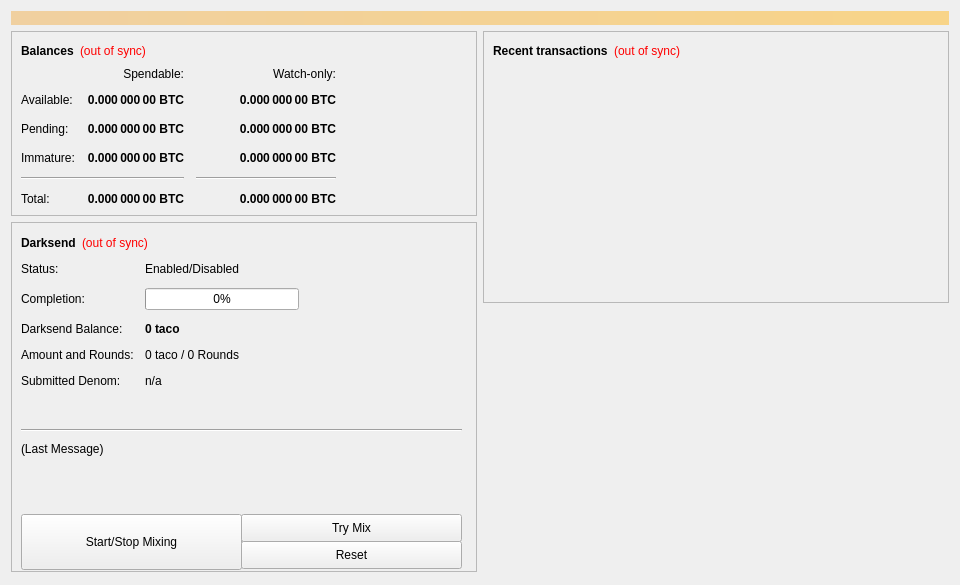
<?xml version="1.0" encoding="UTF-8"?>
<ui version="4.0">
 <class>OverviewPage</class>
 <widget class="QWidget" name="OverviewPage">
  <property name="geometry">
   <rect>
    <x>0</x>
    <y>0</y>
    <width>960</width>
    <height>585</height>
   </rect>
  </property>
  <property name="minimumSize">
   <size>
    <width>960</width>
    <height>0</height>
   </size>
  </property>
  <property name="windowTitle">
   <string>Form</string>
  </property>
  <layout class="QVBoxLayout" name="topLayout">
   <item>
    <widget class="QLabel" name="labelAlerts">
     <property name="visible">
      <bool>false</bool>
     </property>
     <property name="styleSheet">
      <string notr="true">background-color: qlineargradient(x1: 0, y1: 0, x2: 1, y2: 0, stop:0 #F0D0A0, stop:1 #F8D488); color:#000000;</string>
     </property>
     <property name="wordWrap">
      <bool>true</bool>
     </property>
     <property name="margin">
      <number>3</number>
     </property>
    </widget>
   </item>
   <item>
    <layout class="QHBoxLayout" name="horizontalLayout" stretch="1,1">
     <item>
      <layout class="QVBoxLayout" name="verticalLayout_2">
       <item>
        <widget class="QFrame" name="frame">
         <property name="frameShape">
          <enum>QFrame::StyledPanel</enum>
         </property>
         <property name="frameShadow">
          <enum>QFrame::Raised</enum>
         </property>
         <layout class="QVBoxLayout" name="verticalLayout_4">
          <item>
           <layout class="QHBoxLayout" name="horizontalLayout_4">
            <item>
             <widget class="QLabel" name="label_5">
              <property name="font">
               <font>
                <weight>75</weight>
                <bold>true</bold>
               </font>
              </property>
              <property name="text">
               <string>Balances</string>
              </property>
             </widget>
            </item>
            <item>
             <widget class="QLabel" name="labelWalletStatus">
              <property name="cursor">
               <cursorShape>WhatsThisCursor</cursorShape>
              </property>
              <property name="toolTip">
               <string>The displayed information may be out of date. Your wallet automatically synchronizes with the taco network after a connection is established, but this process has not completed yet.</string>
              </property>
              <property name="styleSheet">
               <string notr="true">QLabel { color: red; }</string>
              </property>
              <property name="text">
               <string notr="true">(out of sync)</string>
              </property>
              <property name="alignment">
               <set>Qt::AlignLeading|Qt::AlignLeft|Qt::AlignVCenter</set>
              </property>
             </widget>
            </item>
            <item>
             <spacer name="horizontalSpacer_3">
              <property name="orientation">
               <enum>Qt::Horizontal</enum>
              </property>
              <property name="sizeHint" stdset="0">
               <size>
                <width>40</width>
                <height>20</height>
               </size>
              </property>
             </spacer>
            </item>
           </layout>
          </item>
          <item>
           <layout class="QGridLayout" name="gridLayout">
            <property name="spacing">
             <number>12</number>
            </property>
            <item row="2" column="2">
             <widget class="QLabel" name="labelWatchPending">
              <property name="font">
               <font>
                <weight>75</weight>
                <bold>true</bold>
               </font>
              </property>
              <property name="cursor">
               <cursorShape>IBeamCursor</cursorShape>
              </property>
              <property name="toolTip">
               <string>Unconfirmed transactions to watch-only addresses</string>
              </property>
              <property name="text">
               <string notr="true">0.000 000 00 BTC</string>
              </property>
              <property name="alignment">
               <set>Qt::AlignRight|Qt::AlignTrailing|Qt::AlignVCenter</set>
              </property>
              <property name="textInteractionFlags">
               <set>Qt::LinksAccessibleByMouse|Qt::TextSelectableByKeyboard|Qt::TextSelectableByMouse</set>
              </property>
             </widget>
            </item>
            <item row="2" column="1">
             <widget class="QLabel" name="labelUnconfirmed">
              <property name="font">
               <font>
                <weight>75</weight>
                <bold>true</bold>
               </font>
              </property>
              <property name="cursor">
               <cursorShape>IBeamCursor</cursorShape>
              </property>
              <property name="toolTip">
               <string>Total of transactions that have yet to be confirmed, and do not yet count toward the spendable balance</string>
              </property>
              <property name="text">
               <string notr="true">0.000 000 00 BTC</string>
              </property>
              <property name="alignment">
               <set>Qt::AlignRight|Qt::AlignTrailing|Qt::AlignVCenter</set>
              </property>
              <property name="textInteractionFlags">
               <set>Qt::LinksAccessibleByMouse|Qt::TextSelectableByKeyboard|Qt::TextSelectableByMouse</set>
              </property>
             </widget>
            </item>
            <item row="3" column="2">
             <widget class="QLabel" name="labelWatchImmature">
              <property name="font">
               <font>
                <weight>75</weight>
                <bold>true</bold>
               </font>
              </property>
              <property name="cursor">
               <cursorShape>IBeamCursor</cursorShape>
              </property>
              <property name="toolTip">
               <string>Mined balance in watch-only addresses that has not yet matured</string>
              </property>
              <property name="text">
               <string notr="true">0.000 000 00 BTC</string>
              </property>
              <property name="alignment">
               <set>Qt::AlignRight|Qt::AlignTrailing|Qt::AlignVCenter</set>
              </property>
              <property name="textInteractionFlags">
               <set>Qt::LinksAccessibleByMouse|Qt::TextSelectableByKeyboard|Qt::TextSelectableByMouse</set>
              </property>
             </widget>
            </item>
            <item row="4" column="0" colspan="2">
             <widget class="Line" name="lineSpendableBalance">
              <property name="orientation">
               <enum>Qt::Horizontal</enum>
              </property>
             </widget>
            </item>
            <item row="4" column="2">
             <widget class="Line" name="lineWatchBalance">
              <property name="sizePolicy">
               <sizepolicy hsizetype="Preferred" vsizetype="Fixed">
                <horstretch>0</horstretch>
                <verstretch>0</verstretch>
               </sizepolicy>
              </property>
              <property name="minimumSize">
               <size>
                <width>140</width>
                <height>0</height>
               </size>
              </property>
              <property name="orientation">
               <enum>Qt::Horizontal</enum>
              </property>
             </widget>
            </item>
            <item row="5" column="0">
             <widget class="QLabel" name="labelTotalText">
              <property name="text">
               <string>Total:</string>
              </property>
             </widget>
            </item>
            <item row="3" column="1">
             <widget class="QLabel" name="labelImmature">
              <property name="font">
               <font>
                <weight>75</weight>
                <bold>true</bold>
               </font>
              </property>
              <property name="cursor">
               <cursorShape>IBeamCursor</cursorShape>
              </property>
              <property name="toolTip">
               <string>Mined balance that has not yet matured</string>
              </property>
              <property name="text">
               <string notr="true">0.000 000 00 BTC</string>
              </property>
              <property name="alignment">
               <set>Qt::AlignRight|Qt::AlignTrailing|Qt::AlignVCenter</set>
              </property>
              <property name="textInteractionFlags">
               <set>Qt::LinksAccessibleByMouse|Qt::TextSelectableByKeyboard|Qt::TextSelectableByMouse</set>
              </property>
             </widget>
            </item>
            <item row="2" column="3">
             <spacer name="horizontalSpacer_2">
              <property name="orientation">
               <enum>Qt::Horizontal</enum>
              </property>
              <property name="sizeHint" stdset="0">
               <size>
                <width>40</width>
                <height>20</height>
               </size>
              </property>
             </spacer>
            </item>
            <item row="3" column="0">
             <widget class="QLabel" name="labelImmatureText">
              <property name="text">
               <string>Immature:</string>
              </property>
             </widget>
            </item>
            <item row="5" column="1">
             <widget class="QLabel" name="labelTotal">
              <property name="font">
               <font>
                <weight>75</weight>
                <bold>true</bold>
               </font>
              </property>
              <property name="cursor">
               <cursorShape>IBeamCursor</cursorShape>
              </property>
              <property name="toolTip">
               <string>Your current total balance</string>
              </property>
              <property name="text">
               <string notr="true">0.000 000 00 BTC</string>
              </property>
              <property name="alignment">
               <set>Qt::AlignRight|Qt::AlignTrailing|Qt::AlignVCenter</set>
              </property>
              <property name="textInteractionFlags">
               <set>Qt::LinksAccessibleByMouse|Qt::TextSelectableByKeyboard|Qt::TextSelectableByMouse</set>
              </property>
             </widget>
            </item>
            <item row="5" column="2">
             <widget class="QLabel" name="labelWatchTotal">
              <property name="font">
               <font>
                <weight>75</weight>
                <bold>true</bold>
               </font>
              </property>
              <property name="cursor">
               <cursorShape>IBeamCursor</cursorShape>
              </property>
              <property name="toolTip">
               <string>Current total balance in watch-only addresses</string>
              </property>
              <property name="text">
               <string notr="true">0.000 000 00 BTC</string>
              </property>
              <property name="alignment">
               <set>Qt::AlignRight|Qt::AlignTrailing|Qt::AlignVCenter</set>
              </property>
              <property name="textInteractionFlags">
               <set>Qt::LinksAccessibleByMouse|Qt::TextSelectableByKeyboard|Qt::TextSelectableByMouse</set>
              </property>
             </widget>
            </item>
            <item row="0" column="2">
             <widget class="QLabel" name="labelWatchonly">
              <property name="text">
               <string>Watch-only:</string>
              </property>
              <property name="alignment">
               <set>Qt::AlignRight|Qt::AlignTrailing|Qt::AlignVCenter</set>
              </property>
             </widget>
            </item>
            <item row="1" column="0">
             <widget class="QLabel" name="labelBalanceText">
              <property name="text">
               <string>Available:</string>
              </property>
             </widget>
            </item>
            <item row="1" column="1">
             <widget class="QLabel" name="labelBalance">
              <property name="font">
               <font>
                <weight>75</weight>
                <bold>true</bold>
               </font>
              </property>
              <property name="cursor">
               <cursorShape>IBeamCursor</cursorShape>
              </property>
              <property name="toolTip">
               <string>Your current spendable balance</string>
              </property>
              <property name="text">
               <string notr="true">0.000 000 00 BTC</string>
              </property>
              <property name="alignment">
               <set>Qt::AlignRight|Qt::AlignTrailing|Qt::AlignVCenter</set>
              </property>
              <property name="textInteractionFlags">
               <set>Qt::LinksAccessibleByMouse|Qt::TextSelectableByKeyboard|Qt::TextSelectableByMouse</set>
              </property>
             </widget>
            </item>
            <item row="1" column="2">
             <widget class="QLabel" name="labelWatchAvailable">
              <property name="font">
               <font>
                <weight>75</weight>
                <bold>true</bold>
               </font>
              </property>
              <property name="cursor">
               <cursorShape>IBeamCursor</cursorShape>
              </property>
              <property name="toolTip">
               <string>Your current balance in watch-only addresses</string>
              </property>
              <property name="text">
               <string notr="true">0.000 000 00 BTC</string>
              </property>
              <property name="alignment">
               <set>Qt::AlignRight|Qt::AlignTrailing|Qt::AlignVCenter</set>
              </property>
              <property name="textInteractionFlags">
               <set>Qt::LinksAccessibleByMouse|Qt::TextSelectableByKeyboard|Qt::TextSelectableByMouse</set>
              </property>
             </widget>
            </item>
            <item row="2" column="0">
             <widget class="QLabel" name="labelPendingText">
              <property name="text">
               <string>Pending:</string>
              </property>
             </widget>
            </item>
            <item row="0" column="1">
             <widget class="QLabel" name="labelSpendable">
              <property name="text">
               <string>Spendable:</string>
              </property>
              <property name="alignment">
               <set>Qt::AlignRight|Qt::AlignTrailing|Qt::AlignVCenter</set>
              </property>
             </widget>
            </item>
           </layout>
          </item>
         </layout>
        </widget>
       </item>
       <item>
        <widget class="QFrame" name="frameDarksend">
         <property name="minimumSize">
          <size>
           <width>0</width>
           <height>350</height>
          </size>
         </property>
         <property name="layoutDirection">
          <enum>Qt::LeftToRight</enum>
         </property>
         <property name="frameShape">
          <enum>QFrame::StyledPanel</enum>
         </property>
         <property name="frameShadow">
          <enum>QFrame::Raised</enum>
         </property>
         <widget class="QWidget" name="formLayoutWidget">
          <property name="geometry">
           <rect>
            <x>10</x>
            <y>40</y>
            <width>451</width>
            <height>161</height>
           </rect>
          </property>
          <layout class="QFormLayout" name="formLayout">
           <property name="fieldGrowthPolicy">
            <enum>QFormLayout::AllNonFixedFieldsGrow</enum>
           </property>
           <property name="horizontalSpacing">
            <number>11</number>
           </property>
           <property name="verticalSpacing">
            <number>12</number>
           </property>
           <item row="0" column="0">
            <widget class="QLabel" name="label_6">
             <property name="text">
              <string>Status:</string>
             </property>
            </widget>
           </item>
           <item row="1" column="0">
            <widget class="QLabel" name="label_7">
             <property name="text">
              <string>Completion:</string>
             </property>
            </widget>
           </item>
           <item row="1" column="1">
            <widget class="QProgressBar" name="darksendProgress">
             <property name="maximumSize">
              <size>
               <width>154</width>
               <height>16777215</height>
              </size>
             </property>
             <property name="value">
              <number>0</number>
             </property>
            </widget>
           </item>
           <item row="2" column="0">
            <widget class="QLabel" name="labelAnonymizedText">
             <property name="text">
              <string>Darksend Balance:</string>
             </property>
            </widget>
           </item>
           <item row="2" column="1">
            <widget class="QLabel" name="labelAnonymized">
             <property name="font">
              <font>
               <weight>75</weight>
               <bold>true</bold>
              </font>
             </property>
             <property name="text">
              <string notr="true">0 taco</string>
             </property>
            </widget>
           </item>
           <item row="3" column="0">
            <widget class="QLabel" name="label_8">
             <property name="text">
              <string>Amount and Rounds:</string>
             </property>
            </widget>
           </item>
           <item row="3" column="1">
            <widget class="QLabel" name="labelAmountRounds">
             <property name="text">
              <string>0 taco / 0 Rounds</string>
             </property>
            </widget>
           </item>
           <item row="4" column="0">
            <widget class="QLabel" name="label_9">
             <property name="text">
              <string>Submitted Denom:</string>
             </property>
            </widget>
           </item>
           <item row="4" column="1">
            <widget class="QLabel" name="labelSubmittedDenom">
             <property name="toolTip">
              <string>The denominations you submitted to the Masternode.&lt;br&gt;To mix, other users must submit the exact same denominations.</string>
             </property>
             <property name="text">
              <string>n/a</string>
             </property>
            </widget>
           </item>
           <item row="0" column="1">
            <widget class="QLabel" name="darksendEnabled">
             <property name="text">
              <string>Enabled/Disabled</string>
             </property>
            </widget>
           </item>
          </layout>
         </widget>
         <widget class="QPushButton" name="runAutoDenom">
          <property name="geometry">
           <rect>
            <x>251</x>
            <y>17</y>
            <width>1</width>
            <height>1</height>
           </rect>
          </property>
          <property name="palette">
           <palette>
            <active>
             <colorrole role="WindowText">
              <brush brushstyle="SolidPattern">
               <color alpha="255">
                <red>0</red>
                <green>0</green>
                <blue>0</blue>
               </color>
              </brush>
             </colorrole>
             <colorrole role="Button">
              <brush brushstyle="SolidPattern">
               <color alpha="255">
                <red>239</red>
                <green>238</green>
                <blue>238</blue>
               </color>
              </brush>
             </colorrole>
             <colorrole role="Light">
              <brush brushstyle="SolidPattern">
               <color alpha="255">
                <red>255</red>
                <green>255</green>
                <blue>255</blue>
               </color>
              </brush>
             </colorrole>
             <colorrole role="Midlight">
              <brush brushstyle="SolidPattern">
               <color alpha="255">
                <red>247</red>
                <green>246</green>
                <blue>246</blue>
               </color>
              </brush>
             </colorrole>
             <colorrole role="Dark">
              <brush brushstyle="SolidPattern">
               <color alpha="255">
                <red>119</red>
                <green>119</green>
                <blue>119</blue>
               </color>
              </brush>
             </colorrole>
             <colorrole role="Mid">
              <brush brushstyle="SolidPattern">
               <color alpha="255">
                <red>159</red>
                <green>159</green>
                <blue>159</blue>
               </color>
              </brush>
             </colorrole>
             <colorrole role="Text">
              <brush brushstyle="SolidPattern">
               <color alpha="255">
                <red>0</red>
                <green>0</green>
                <blue>0</blue>
               </color>
              </brush>
             </colorrole>
             <colorrole role="BrightText">
              <brush brushstyle="SolidPattern">
               <color alpha="255">
                <red>255</red>
                <green>255</green>
                <blue>255</blue>
               </color>
              </brush>
             </colorrole>
             <colorrole role="ButtonText">
              <brush brushstyle="SolidPattern">
               <color alpha="255">
                <red>0</red>
                <green>0</green>
                <blue>0</blue>
               </color>
              </brush>
             </colorrole>
             <colorrole role="Base">
              <brush brushstyle="SolidPattern">
               <color alpha="255">
                <red>255</red>
                <green>255</green>
                <blue>255</blue>
               </color>
              </brush>
             </colorrole>
             <colorrole role="Window">
              <brush brushstyle="SolidPattern">
               <color alpha="255">
                <red>239</red>
                <green>238</green>
                <blue>238</blue>
               </color>
              </brush>
             </colorrole>
             <colorrole role="Shadow">
              <brush brushstyle="SolidPattern">
               <color alpha="255">
                <red>0</red>
                <green>0</green>
                <blue>0</blue>
               </color>
              </brush>
             </colorrole>
             <colorrole role="AlternateBase">
              <brush brushstyle="SolidPattern">
               <color alpha="255">
                <red>247</red>
                <green>246</green>
                <blue>246</blue>
               </color>
              </brush>
             </colorrole>
             <colorrole role="ToolTipBase">
              <brush brushstyle="SolidPattern">
               <color alpha="255">
                <red>255</red>
                <green>255</green>
                <blue>220</blue>
               </color>
              </brush>
             </colorrole>
             <colorrole role="ToolTipText">
              <brush brushstyle="SolidPattern">
               <color alpha="255">
                <red>0</red>
                <green>0</green>
                <blue>0</blue>
               </color>
              </brush>
             </colorrole>
            </active>
            <inactive>
             <colorrole role="WindowText">
              <brush brushstyle="SolidPattern">
               <color alpha="255">
                <red>0</red>
                <green>0</green>
                <blue>0</blue>
               </color>
              </brush>
             </colorrole>
             <colorrole role="Button">
              <brush brushstyle="SolidPattern">
               <color alpha="255">
                <red>239</red>
                <green>238</green>
                <blue>238</blue>
               </color>
              </brush>
             </colorrole>
             <colorrole role="Light">
              <brush brushstyle="SolidPattern">
               <color alpha="255">
                <red>255</red>
                <green>255</green>
                <blue>255</blue>
               </color>
              </brush>
             </colorrole>
             <colorrole role="Midlight">
              <brush brushstyle="SolidPattern">
               <color alpha="255">
                <red>247</red>
                <green>246</green>
                <blue>246</blue>
               </color>
              </brush>
             </colorrole>
             <colorrole role="Dark">
              <brush brushstyle="SolidPattern">
               <color alpha="255">
                <red>119</red>
                <green>119</green>
                <blue>119</blue>
               </color>
              </brush>
             </colorrole>
             <colorrole role="Mid">
              <brush brushstyle="SolidPattern">
               <color alpha="255">
                <red>159</red>
                <green>159</green>
                <blue>159</blue>
               </color>
              </brush>
             </colorrole>
             <colorrole role="Text">
              <brush brushstyle="SolidPattern">
               <color alpha="255">
                <red>0</red>
                <green>0</green>
                <blue>0</blue>
               </color>
              </brush>
             </colorrole>
             <colorrole role="BrightText">
              <brush brushstyle="SolidPattern">
               <color alpha="255">
                <red>255</red>
                <green>255</green>
                <blue>255</blue>
               </color>
              </brush>
             </colorrole>
             <colorrole role="ButtonText">
              <brush brushstyle="SolidPattern">
               <color alpha="255">
                <red>0</red>
                <green>0</green>
                <blue>0</blue>
               </color>
              </brush>
             </colorrole>
             <colorrole role="Base">
              <brush brushstyle="SolidPattern">
               <color alpha="255">
                <red>255</red>
                <green>255</green>
                <blue>255</blue>
               </color>
              </brush>
             </colorrole>
             <colorrole role="Window">
              <brush brushstyle="SolidPattern">
               <color alpha="255">
                <red>239</red>
                <green>238</green>
                <blue>238</blue>
               </color>
              </brush>
             </colorrole>
             <colorrole role="Shadow">
              <brush brushstyle="SolidPattern">
               <color alpha="255">
                <red>0</red>
                <green>0</green>
                <blue>0</blue>
               </color>
              </brush>
             </colorrole>
             <colorrole role="AlternateBase">
              <brush brushstyle="SolidPattern">
               <color alpha="255">
                <red>247</red>
                <green>246</green>
                <blue>246</blue>
               </color>
              </brush>
             </colorrole>
             <colorrole role="ToolTipBase">
              <brush brushstyle="SolidPattern">
               <color alpha="255">
                <red>255</red>
                <green>255</green>
                <blue>220</blue>
               </color>
              </brush>
             </colorrole>
             <colorrole role="ToolTipText">
              <brush brushstyle="SolidPattern">
               <color alpha="255">
                <red>0</red>
                <green>0</green>
                <blue>0</blue>
               </color>
              </brush>
             </colorrole>
            </inactive>
            <disabled>
             <colorrole role="WindowText">
              <brush brushstyle="SolidPattern">
               <color alpha="255">
                <red>119</red>
                <green>119</green>
                <blue>119</blue>
               </color>
              </brush>
             </colorrole>
             <colorrole role="Button">
              <brush brushstyle="SolidPattern">
               <color alpha="255">
                <red>239</red>
                <green>238</green>
                <blue>238</blue>
               </color>
              </brush>
             </colorrole>
             <colorrole role="Light">
              <brush brushstyle="SolidPattern">
               <color alpha="255">
                <red>255</red>
                <green>255</green>
                <blue>255</blue>
               </color>
              </brush>
             </colorrole>
             <colorrole role="Midlight">
              <brush brushstyle="SolidPattern">
               <color alpha="255">
                <red>247</red>
                <green>246</green>
                <blue>246</blue>
               </color>
              </brush>
             </colorrole>
             <colorrole role="Dark">
              <brush brushstyle="SolidPattern">
               <color alpha="255">
                <red>119</red>
                <green>119</green>
                <blue>119</blue>
               </color>
              </brush>
             </colorrole>
             <colorrole role="Mid">
              <brush brushstyle="SolidPattern">
               <color alpha="255">
                <red>159</red>
                <green>159</green>
                <blue>159</blue>
               </color>
              </brush>
             </colorrole>
             <colorrole role="Text">
              <brush brushstyle="SolidPattern">
               <color alpha="255">
                <red>119</red>
                <green>119</green>
                <blue>119</blue>
               </color>
              </brush>
             </colorrole>
             <colorrole role="BrightText">
              <brush brushstyle="SolidPattern">
               <color alpha="255">
                <red>255</red>
                <green>255</green>
                <blue>255</blue>
               </color>
              </brush>
             </colorrole>
             <colorrole role="ButtonText">
              <brush brushstyle="SolidPattern">
               <color alpha="255">
                <red>119</red>
                <green>119</green>
                <blue>119</blue>
               </color>
              </brush>
             </colorrole>
             <colorrole role="Base">
              <brush brushstyle="SolidPattern">
               <color alpha="255">
                <red>239</red>
                <green>238</green>
                <blue>238</blue>
               </color>
              </brush>
             </colorrole>
             <colorrole role="Window">
              <brush brushstyle="SolidPattern">
               <color alpha="255">
                <red>239</red>
                <green>238</green>
                <blue>238</blue>
               </color>
              </brush>
             </colorrole>
             <colorrole role="Shadow">
              <brush brushstyle="SolidPattern">
               <color alpha="255">
                <red>0</red>
                <green>0</green>
                <blue>0</blue>
               </color>
              </brush>
             </colorrole>
             <colorrole role="AlternateBase">
              <brush brushstyle="SolidPattern">
               <color alpha="255">
                <red>239</red>
                <green>238</green>
                <blue>238</blue>
               </color>
              </brush>
             </colorrole>
             <colorrole role="ToolTipBase">
              <brush brushstyle="SolidPattern">
               <color alpha="255">
                <red>255</red>
                <green>255</green>
                <blue>220</blue>
               </color>
              </brush>
             </colorrole>
             <colorrole role="ToolTipText">
              <brush brushstyle="SolidPattern">
               <color alpha="255">
                <red>0</red>
                <green>0</green>
                <blue>0</blue>
               </color>
              </brush>
             </colorrole>
            </disabled>
           </palette>
          </property>
          <property name="focusPolicy">
           <enum>Qt::NoFocus</enum>
          </property>
          <property name="autoFillBackground">
           <bool>true</bool>
          </property>
          <property name="text">
           <string/>
          </property>
          <property name="flat">
           <bool>true</bool>
          </property>
         </widget>
         <widget class="QPushButton" name="toggleDarksend">
          <property name="geometry">
           <rect>
            <x>10</x>
            <y>292</y>
            <width>221</width>
            <height>56</height>
           </rect>
          </property>
          <property name="sizePolicy">
           <sizepolicy hsizetype="MinimumExpanding" vsizetype="Fixed">
            <horstretch>0</horstretch>
            <verstretch>0</verstretch>
           </sizepolicy>
          </property>
          <property name="text">
           <string>Start/Stop Mixing</string>
          </property>
         </widget>
         <widget class="Line" name="lineLastMessage">
          <property name="geometry">
           <rect>
            <x>10</x>
            <y>200</y>
            <width>441</width>
            <height>16</height>
           </rect>
          </property>
          <property name="orientation">
           <enum>Qt::Horizontal</enum>
          </property>
         </widget>
         <widget class="QLabel" name="darksendStatus">
          <property name="geometry">
           <rect>
            <x>10</x>
            <y>220</y>
            <width>451</width>
            <height>61</height>
           </rect>
          </property>
          <property name="minimumSize">
           <size>
            <width>288</width>
            <height>43</height>
           </size>
          </property>
          <property name="text">
           <string>(Last Message)</string>
          </property>
          <property name="alignment">
           <set>Qt::AlignLeading|Qt::AlignLeft|Qt::AlignTop</set>
          </property>
          <property name="wordWrap">
           <bool>true</bool>
          </property>
         </widget>
         <widget class="QPushButton" name="darksendAuto">
          <property name="geometry">
           <rect>
            <x>230</x>
            <y>292</y>
            <width>221</width>
            <height>28</height>
           </rect>
          </property>
          <property name="sizePolicy">
           <sizepolicy hsizetype="MinimumExpanding" vsizetype="Fixed">
            <horstretch>0</horstretch>
            <verstretch>0</verstretch>
           </sizepolicy>
          </property>
          <property name="toolTip">
           <string>Try to manually submit a Darksend request.</string>
          </property>
          <property name="text">
           <string>Try Mix</string>
          </property>
         </widget>
         <widget class="QPushButton" name="darksendReset">
          <property name="geometry">
           <rect>
            <x>230</x>
            <y>319</y>
            <width>221</width>
            <height>28</height>
           </rect>
          </property>
          <property name="sizePolicy">
           <sizepolicy hsizetype="MinimumExpanding" vsizetype="Fixed">
            <horstretch>0</horstretch>
            <verstretch>0</verstretch>
           </sizepolicy>
          </property>
          <property name="toolTip">
           <string>Reset the current status of Darksend (can interrupt Darksend if it's in the process of Mixing, which can cost you money!)</string>
          </property>
          <property name="autoFillBackground">
           <bool>false</bool>
          </property>
          <property name="text">
           <string>Reset</string>
          </property>
         </widget>
         <widget class="QWidget" name="layoutWidget">
          <property name="geometry">
           <rect>
            <x>10</x>
            <y>10</y>
            <width>431</width>
            <height>22</height>
           </rect>
          </property>
          <layout class="QHBoxLayout" name="horizontalLayout_5">
           <item>
            <widget class="QLabel" name="label_2">
             <property name="font">
              <font>
               <weight>75</weight>
               <bold>true</bold>
              </font>
             </property>
             <property name="text">
              <string>Darksend</string>
             </property>
            </widget>
           </item>
           <item>
            <widget class="QLabel" name="labelDarksendSyncStatus">
             <property name="toolTip">
              <string>The displayed information may be out of date. Your wallet automatically synchronizes with the taco network after a connection is established, but this process has not completed yet.</string>
             </property>
             <property name="styleSheet">
              <string notr="true">QLabel { color: red; }</string>
             </property>
             <property name="text">
              <string notr="true">(out of sync)</string>
             </property>
             <property name="alignment">
              <set>Qt::AlignLeading|Qt::AlignLeft|Qt::AlignVCenter</set>
             </property>
            </widget>
           </item>
           <item>
            <spacer name="horizontalSpacer_4">
             <property name="orientation">
              <enum>Qt::Horizontal</enum>
             </property>
             <property name="sizeHint" stdset="0">
              <size>
               <width>40</width>
               <height>20</height>
              </size>
             </property>
            </spacer>
           </item>
          </layout>
         </widget>
        </widget>
       </item>
       <item>
        <spacer name="verticalSpacer">
         <property name="orientation">
          <enum>Qt::Vertical</enum>
         </property>
         <property name="sizeHint" stdset="0">
          <size>
           <width>20</width>
           <height>40</height>
          </size>
         </property>
        </spacer>
       </item>
      </layout>
     </item>
     <item>
      <layout class="QVBoxLayout" name="verticalLayout_3">
       <item>
        <widget class="QFrame" name="frame_2">
         <property name="frameShape">
          <enum>QFrame::StyledPanel</enum>
         </property>
         <property name="frameShadow">
          <enum>QFrame::Raised</enum>
         </property>
         <layout class="QVBoxLayout" name="verticalLayout">
          <item>
           <layout class="QHBoxLayout" name="horizontalLayout_2">
            <item>
             <widget class="QLabel" name="label_4">
              <property name="font">
               <font>
                <weight>75</weight>
                <bold>true</bold>
               </font>
              </property>
              <property name="text">
               <string>Recent transactions</string>
              </property>
             </widget>
            </item>
            <item>
             <widget class="QLabel" name="labelTransactionsStatus">
              <property name="cursor">
               <cursorShape>WhatsThisCursor</cursorShape>
              </property>
              <property name="toolTip">
               <string>The displayed information may be out of date. Your wallet automatically synchronizes with the taco network after a connection is established, but this process has not completed yet.</string>
              </property>
              <property name="styleSheet">
               <string notr="true">QLabel { color: red; }</string>
              </property>
              <property name="text">
               <string notr="true">(out of sync)</string>
              </property>
              <property name="alignment">
               <set>Qt::AlignRight|Qt::AlignTrailing|Qt::AlignVCenter</set>
              </property>
             </widget>
            </item>
            <item>
             <spacer name="horizontalSpacer">
              <property name="orientation">
               <enum>Qt::Horizontal</enum>
              </property>
              <property name="sizeHint" stdset="0">
               <size>
                <width>40</width>
                <height>20</height>
               </size>
              </property>
             </spacer>
            </item>
           </layout>
          </item>
          <item>
           <widget class="QListView" name="listTransactions">
            <property name="styleSheet">
             <string notr="true">QListView { background: transparent; }</string>
            </property>
            <property name="frameShape">
             <enum>QFrame::NoFrame</enum>
            </property>
            <property name="verticalScrollBarPolicy">
             <enum>Qt::ScrollBarAlwaysOff</enum>
            </property>
            <property name="horizontalScrollBarPolicy">
             <enum>Qt::ScrollBarAlwaysOff</enum>
            </property>
            <property name="selectionMode">
             <enum>QAbstractItemView::NoSelection</enum>
            </property>
           </widget>
          </item>
         </layout>
        </widget>
       </item>
       <item>
        <spacer name="verticalSpacer_2">
         <property name="orientation">
          <enum>Qt::Vertical</enum>
         </property>
         <property name="sizeHint" stdset="0">
          <size>
           <width>20</width>
           <height>40</height>
          </size>
         </property>
        </spacer>
       </item>
      </layout>
     </item>
    </layout>
   </item>
  </layout>
 </widget>
 <resources/>
 <connections/>
</ui>
